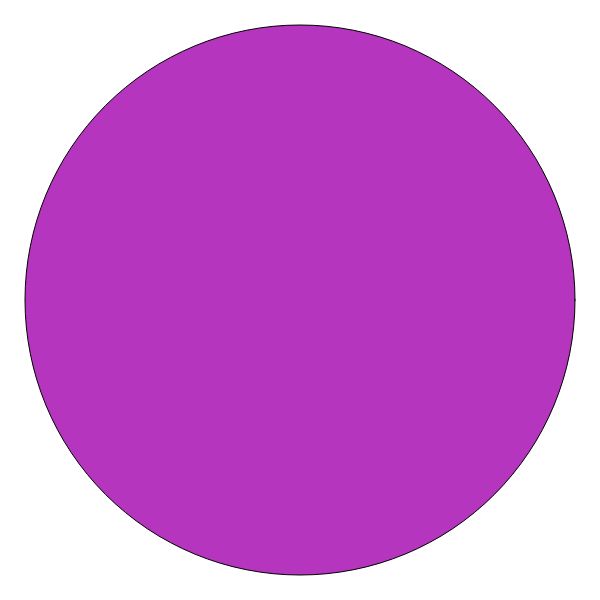
Frame 1 (no input)
Frame 60 (no input): identical to frame 1, image omitted
Frame 120 (the mouse pressed at the canvas centre since frame 60): identical to frame 1, image omitted

The p5.js sketch that drew this single still picture (run headless with seeded random() and noise() and a simulated clock; from frame 60 on, the mouse is pressed at the canvas centre):

// p5.js sketch
// ── sketch.js
let fillColor;
let circleX = 300;
let circleY = 300;

function setup() {
    createCanvas(600, 600);
    fillColor = color(random(255), random(255), random(255))
}

function draw() {
    background(255);
    fill(fillColor);
    circle(circleX, circleY, 550);  
}

function keyPressed() {
    if (key === UP_ARROW || key === 'w'){
        circleY -= 5;
    } else if ( key === LEFT_ARROW || key === 'a') {
        circleX -= 5;
    } else if (key === DOWN_ARROW || key === 's') {
        circleY += 5;
    } else if (key === RIGHT_ARROW || key === 'd') {
        circleX += 5;
    }
}

function mouseClicked() {
    fillColor = color(random(255), random(255), random(255));
}
